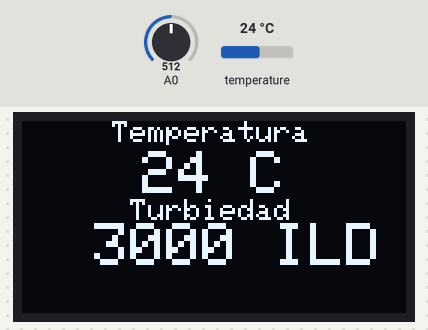
Simulated run of this sketch. Board: Arduino Uno, built with avr-gcc and run on an emulated ATmega328P. Shown: 128×64 one-colour display. Inputs (shaded band) come from the test bench; at power-on: temperature 24 °C, A0 = 512.

Above: at 2.4 s.
2.5 s: temperature set to 12 °C
At 7.0 s:
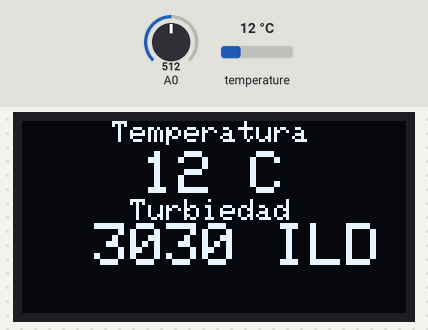
7.4 s: A0 set to 716
At 8.8 s:
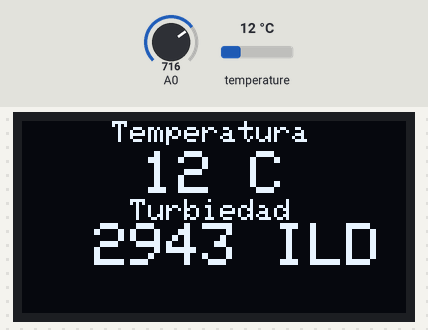
11.6 s: temperature set to 19 °C
At 15.4 s:
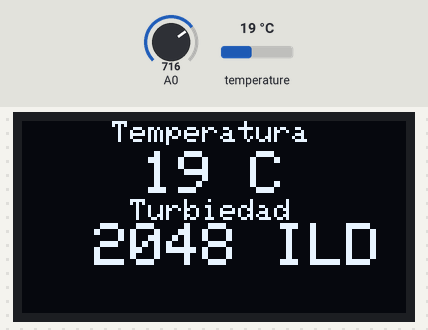
15.7 s: A0 set to 900
At 17.3 s:
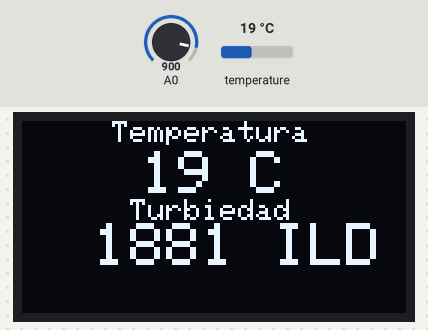
19.8 s: temperature set to 28 °C
At 22.8 s:
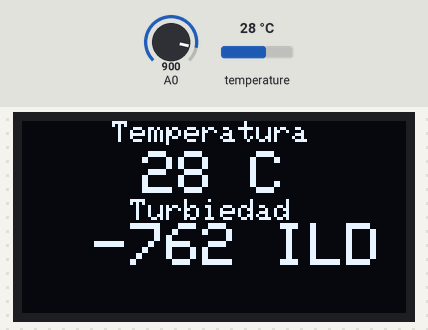
24.0 s: A0 set to 1023
At 24.6 s:
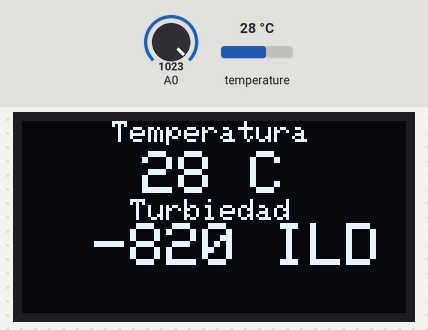
Timing chart, 0 to 27.0 s (numbered marks = the images above; inputs shaded):
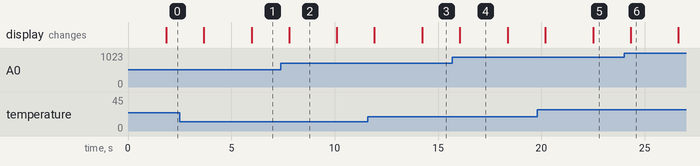

Measured:
- after the input at 2.5 s, the display: first differs from a run without the input after 3.5 s (image 1)
- after the input at 7.4 s, the display: changes after 0.39 s (image 2)
- after the input at 15.7 s, the display: changes after 0.35 s (image 4)
- after the input at 19.8 s, the display: first differs from a run without the input after 2.7 s (image 5)
- after the input at 24.0 s, the display: changes after 0.32 s (image 6)
- what the display in image 2 shows lasts 2.3 s, from 7.8 s to 10.1 s

The sketch:

datalogger_agua.ino
```cpp
//librerias
#include <Wire.h>
#include <OneWire.h>
#include <Adafruit_SH110X.h>
//configuracion de pantalla
#define i2c_Address 0x3C //initialize with the I2C addr 0x3C Typically eBay OLED's
#define SCREEN_WIDTH 128 // OLED display width, in pixels
#define SCREEN_HEIGHT 64 // OLED display height, in pixels
#define OLED_RESET -1

#define filtro 100 // filtro :la cantidad de veces que suma y promedia el valor de la intensidad de luz dispersada

Adafruit_SH1106G display = Adafruit_SH1106G(SCREEN_WIDTH, SCREEN_HEIGHT, &Wire, OLED_RESET);
OneWire  ds(3); //pin del sensor de temperatura
double calc_NTU(double volt); //funcion para calcular la luz dispersa
double NTU = 0.0;             //variable donde se almacena el IDL
int tt;                       //variable donde se almacena la temperatura
void setup()   {
  Serial.begin(9600);               //inicia la comunicacion serial
  display.begin(i2c_Address, true); // inicia la pantalla
  display.setRotation(2);           // estableca la orientacion de la pantalla
}


void loop() {
  //----------filtro---------------
  // hace una lectura de n veces y luego la promedia(ayuda a reducir el ruido)
  for (int i = 0; i < filtro; i++) {
    int sensorValue = analogRead(A0);            //lectura la señal analogica
    float voltage = sensorValue * (5.0 / 1024.0);//convierte la señal en voltaje
    NTU = NTU + calc_TU(voltage);                //se calcula el IDL y se suma
    delay(10);
  }
  ds_sensor();                                   //se obtiene la temperatura
  NTU = NTU / filtro;                            //se promedia los valores del idl
  //-----------pantalla-----------
  display.clearDisplay();
  display.setTextSize(1);
  display.setTextColor(SH110X_WHITE);
  display.setCursor(30, 0);
  display.println("Temperatura");
  display.setCursor(40, 10);
  display.setTextSize(2);
  display.print(tt);
  display.println(" C");
  display.setTextSize(1);
  display.println("      Turbiedad");
  display.setTextSize(2);
  display.print("  ");
  display.print(int(NTU));
  display.println(" ILD");

  display.display();
  delay(500);
  // display.clearDisplay();
}

double calc_TU(double volt)
{

  double NTU_val;

  NTU_val = -(1120.4 * volt * volt) + (5742.3 * volt) - 4352.9;

  return NTU_val;


}

void ds_sensor() {
  byte i;
  byte present = 0;
  byte type_s;
  byte data[12];
  byte addr[8];
  float celsius;

  if ( !ds.search(addr)) {
    ds.reset_search();
    delay(250);
    return;
  }


  ds.reset();
  ds.select(addr);
  ds.write(0x44, 1);        // inicia la conversion

  delay(750);     // espera  750ms


  present = ds.reset();
  ds.select(addr);
  ds.write(0xBE);         // lee el Scratchpad (es como una eeprom)


  for ( i = 0; i < 9; i++) {
    data[i] = ds.read();

  }

  int16_t raw = (data[1] << 8) | data[0];

  if (type_s) {
    raw = raw << 3; // 9 bit resolution default
    if (data[7] == 0x10) {
      // "count remain" gives full 12 bit resolution
      raw = (raw & 0xFFF0) + 12 - data[6];
    }
  }
  else {
    byte cfg = (data[4] & 0x60);

    if (cfg == 0x00) raw = raw & ~7;  // 9 bit resolution, 93.75 ms
    else if (cfg == 0x20) raw = raw & ~3; // 10 bit res, 187.5 ms
    else if (cfg == 0x40) raw = raw & ~1; // 11 bit res, 375 ms
    //// default is 12 bit resolution, 750 ms conversion time
  }
  celsius = (float)raw / 16.0;
  tt = celsius;


}
```
